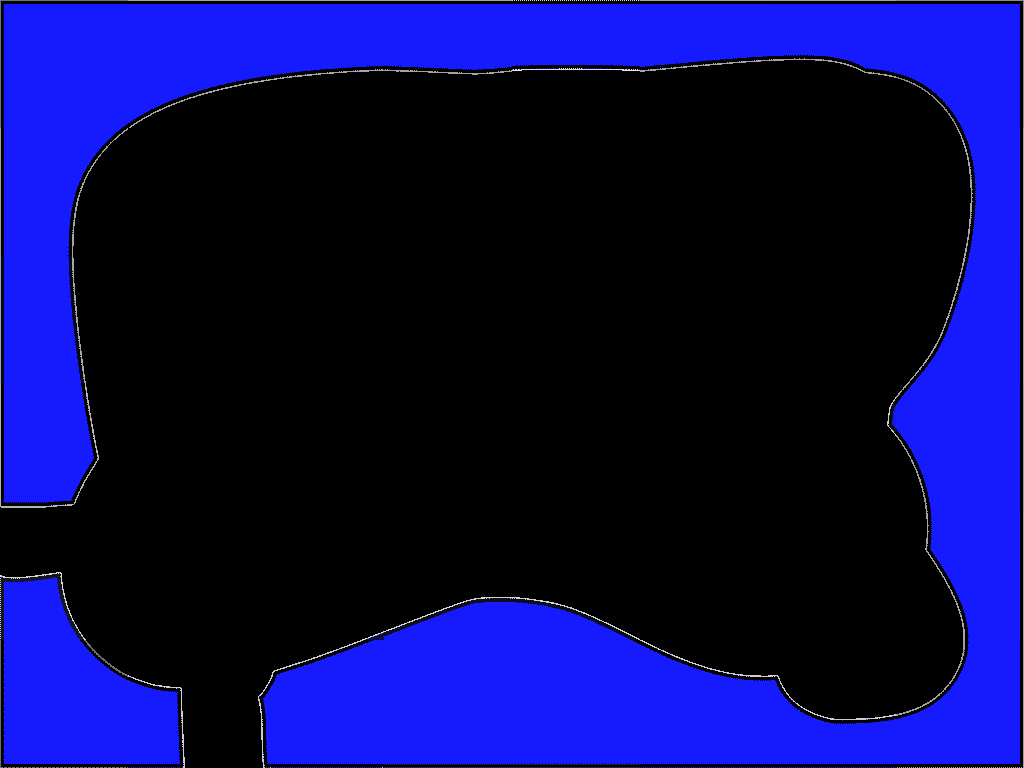

A level layout from a 2D game, rendered from its tile map. Below: a short description, then the map file with tile-grid data replaced by summaries:
An orthogonal 8x6 tile map with 128x128 px tiles, 1 tile layer (Tile Layer 1).

<map version="1.0" orientation="orthogonal" width="8" height="6" tilewidth="128" tileheight="128">
 <tileset firstgid="1" name="level1_obs" tilewidth="128" tileheight="128">
  <image source="level1_obs.png" width="512" height="1024" />
 </tileset>
 <layer name="Tile Layer 1" width="8" height="6">
  <data>[48 cells, 28 non-empty, 28 distinct tile ids]</data>
 </layer>
</map>
